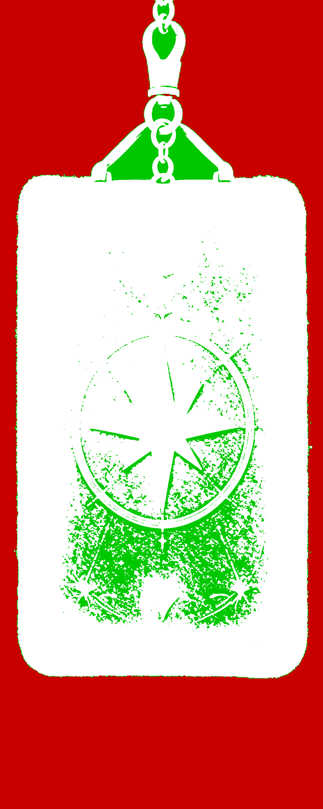
#> input picture yida-wardrobe/frontend/scripts/_dbg_dark_tarot.png, 323 x 809 px, given in place of light_tarot.png, which was not available
$ python process_upload_cards.py
#> lines starting #> are read from the running program, lines starting #| are printed output that depends on the picture; after the words box and inside, x2 and y2 are one past the last pixel; in counts of white or black regions, pixels touching at a corner belong together
#!/usr/bin/env python3
# -*- coding: utf-8 -*-
"""
process_upload_cards.py — 把豆包 AI 生成的悬挂卡图处理成透明底卡片资产。

来源: e:/Xian_open_Hacthon/outfit-mystic/web/assets/cards/{light,dark}_{tarot,social,identity,style,more}.png
      1295x3238 RGB 不透明底（light 浅底 / dark 近黑底），底部有死区与「豆包 AI 生成」水印。
去向: wardrobe-app/assets/cards/ 同名 10 张（透明底、宽约 400px、调色板压缩 PNG）。
旧图由 build_hanging_cards.py 生成、可再生，直接覆盖不备份。

管线（为什么这么做）:
  1. bg = 图像外圈 2px 环的中位数 —— 每张底色略有差异，逐图取样不写死。
  2. soft_alpha = smoothstep(t_lo, t_hi, d)，d = 与 bg 的 RGB 欧氏距离（算 d 前 RGB 预模糊压底噪）。
     用软阈值而非硬阈值：light_social 牌面与底色几乎同色（d≈8.8），硬阈值会把牌面吃掉。
  3. 塌洞填充：洪水只走非实心像素（从图像边界进），到不了的非实心区域 = 被描金边/链条
     封环包住的牌面内部 → α=1。描金边 d≈120（实心）封环挡洪水，是牌面存活的关键。
     洪水跑在 1/4 尺寸掩膜上（块内任一实心即视为实心 = 保守防漏），纯 numpy/python，无 scipy。
  4. α 轻微高斯羽化消锯齿，低于 0.06 的残余归零（干净透明边）。
  5. 裁切：行/列按 α>0.25 覆盖率 ≥1% 取『最大连续段』为内容主体——底部水印被 400+px 死区
     隔成独立短段，自动排除；bbox 外扩 4% 边距。
  6. 预乘 alpha 后 LANCZOS 缩到宽 400px，再反预乘（避免缩放黑/白边），调色板 256 色压缩（无抖动）。

依赖: 仅 PIL + numpy（环境无 scipy）。
用法: python scripts/process_upload_cards.py   （在 wardrobe-app/ 下执行，或任意 cwd）
"""

import sys
from collections import deque
from pathlib import Path

import numpy as np
from PIL import Image, ImageFilter

ROOT = Path(__file__).resolve().parents[2]
SRC = ROOT / "outfit-mystic" / "web" / "assets" / "cards"
DST = ROOT / "wardrobe-app" / "assets" / "cards"

NAMES = ["tarot", "social", "identity", "style", "more"]
# (t_lo, t_hi)：light 底浅、牌面 d≈8.8~17.5；dark 有暗角 d≈19.5，阈值整体上移
THEME_TH = {"light": (8.0, 35.0), "dark": (22.0, 45.0)}

FLOOD_SOLID_TH = 0.5   # 洪水挡板阈值（只影响塌洞，不影响输出 alpha）
HOLE_FILL = 1.0        # 被封环包住的内部 → 全不透明
FEATHER = 1.2          # 高斯羽化半径（全分辨率）
PRE_BLUR = 2.0         # 算 d 前对 RGB 预模糊（压制底噪，防软 α 盐噪）
ALPHA_FLOOR = 0.06     # α 下限清噪（羽化后低于此值归零，边缘干净）
RUN_TH = 0.01          # 行/列内容段的覆盖率下限（取最大连续段；水印被底部死区隔成更短的段，自动排除）
COV_ALPHA_TH = 0.25    # 覆盖率统计用的 alpha 下限（把暗角噪声 d≈10~20 的假内容挡掉）
MARGIN = 0.04          # bbox 外扩边距（相对 bbox 尺寸）
TARGET_W = 400
QUANTIZE = 256         # 调色板压缩（软光晕渐变在 120px 显示尺寸下无可见损失）
NO_DITHER = getattr(Image, "Dither", Image).NONE  # 抖动会在软 α 上产生盐噪，关闭
FLOOD_SCALE = 4        # 洪水掩膜降采样倍率


def smoothstep(t_lo, t_hi, d):
    x = np.clip((d - t_lo) / (t_hi - t_lo), 0.0, 1.0)
    return x * x * (3.0 - 2.0 * x)


def edge_bg_color(arr):
    ring = np.concatenate([
        arr[:2].reshape(-1, 3), arr[-2:].reshape(-1, 3),
        arr[:, :2].reshape(-1, 3), arr[:, -2:].reshape(-1, 3),
    ])
    return np.median(ring, axis=0)


def enclosed_holes(solid):
    """在 1/4 尺寸掩膜上从边界洪水（只走非实心），返回全尺寸的『被包围内部』掩膜。"""
    h, w = solid.shape
    sh, sw = (h + FLOOD_SCALE - 1) // FLOOD_SCALE, (w + FLOOD_SCALE - 1) // FLOOD_SCALE
    pad = np.zeros((sh * FLOOD_SCALE, sw * FLOOD_SCALE), dtype=bool)
    pad[:h, :w] = solid
    blocked = pad.reshape(sh, FLOOD_SCALE, sw, FLOOD_SCALE).any(axis=(1, 3))  # 任一实心即挡

    outside = np.zeros((sh, sw), dtype=bool)
    q = deque()

    def push(y, x):
        if not blocked[y, x] and not outside[y, x]:
            outside[y, x] = True
            q.append((y, x))

    for x in range(sw):
        push(0, x)
        push(sh - 1, x)
    for y in range(sh):
        push(y, 0)
        push(y, sw - 1)
    while q:
        y, x = q.popleft()
        if y > 0:
            push(y - 1, x)
        if y + 1 < sh:
            push(y + 1, x)
        if x > 0:
            push(y, x - 1)
        if x + 1 < sw:
            push(y, x + 1)

    outside_full = np.repeat(np.repeat(outside, FLOOD_SCALE, axis=0), FLOOD_SCALE, axis=1)[:h, :w]
    return (~outside_full) & (~solid)


def largest_run(flags):
    """最大的连续 True 段 (start, end)。"""
    best = (0, 0)
    i, n = 0, len(flags)
    while i < n:
        if flags[i]:
            j = i
            while j < n and flags[j]:
                j += 1
            if j - i > best[1] - best[0]:
                best = (i, j)
            i = j
        else:
            i += 1
    return best


def content_bbox(alpha):
    cov = alpha > COV_ALPHA_TH
    y0, y1 = largest_run(cov.mean(axis=1) >= RUN_TH)
    x0, x1 = largest_run(cov[y0:y1].mean(axis=0) >= RUN_TH)
    if y1 <= y0 or x1 <= x0:
        return 0, 0, alpha.shape[1], alpha.shape[0]
    my = int((y1 - y0) * MARGIN)
    mx = int((x1 - x0) * MARGIN)
    return max(0, x0 - mx), max(0, y0 - my), min(alpha.shape[1], x1 + mx), min(alpha.shape[0], y1 + my)


def resize_premultiplied(rgb, alpha, target_w):
    h, w = alpha.shape
    target_h = max(1, round(h * target_w / w))
    a3 = alpha[..., None]
    pm = Image.fromarray(np.clip(rgb * a3, 0, 255).astype(np.uint8), "RGB")
    am = Image.fromarray(np.clip(alpha * 255, 0, 255).astype(np.uint8), "L")
    pm_r = np.asarray(pm.resize((target_w, target_h), Image.LANCZOS), dtype=np.float64) / 255.0
    a_r = np.asarray(am.resize((target_w, target_h), Image.LANCZOS), dtype=np.float64) / 255.0
    safe = np.maximum(a_r, 1e-6)[..., None]
    rgb_r = np.clip(pm_r / safe * 255.0, 0, 255)
    return rgb_r, a_r


def process(theme, name):
    src = SRC / f"{theme}_{name}.png"
    img = Image.open(src).convert("RGB")
    arr = np.asarray(img, dtype=np.float64)
    h, w = arr.shape[:2]

    bg = edge_bg_color(arr)
    arr_b = np.asarray(
        Image.fromarray(arr.astype(np.uint8)).filter(ImageFilter.GaussianBlur(PRE_BLUR)),
        dtype=np.float64,
    )
    d = np.sqrt(((arr_b - bg) ** 2).sum(axis=2))
    t_lo, t_hi = THEME_TH[theme]
    alpha = smoothstep(t_lo, t_hi, d)

    holes = enclosed_holes(alpha > FLOOD_SOLID_TH)
    alpha[holes] = HOLE_FILL

    am = Image.fromarray(np.clip(alpha * 255, 0, 255).astype(np.uint8), "L")
    am = am.filter(ImageFilter.GaussianBlur(FEATHER))
    alpha = np.asarray(am, dtype=np.float64) / 255.0
    alpha[alpha < ALPHA_FLOOR] = 0.0

    x0, y0, x1, y1 = content_bbox(alpha)
    rgb = arr[y0:y1, x0:x1]
    alpha = alpha[y0:y1, x0:x1]

    rgb_r, a_r = resize_premultiplied(rgb, alpha, TARGET_W)
    out = np.dstack([rgb_r, np.clip(a_r * 255, 0, 255)]).astype(np.uint8)
    dst = DST / f"{theme}_{name}.png"
    rgba = Image.fromarray(out, "RGBA")
    if QUANTIZE:
        rgba = rgba.quantize(colors=QUANTIZE, method=Image.FASTOCTREE, dither=NO_DITHER)
    rgba.save(dst, "PNG", optimize=True)
    return dst, (x1 - x0, y1 - y0), (a_r.shape[1], a_r.shape[0]), int(holes.sum()), dst.stat().st_size


def main():
    DST.mkdir(parents=True, exist_ok=True)
    total = 0
    for theme in ("light", "dark"):
        for name in NAMES:
            dst, crop, out_wh, holes, kb = process(theme, name)
#> in process, img is the input picture: PIL image 323x809 RGB; mean R, G, B 210.9, 145.5, 128.8
#> in process, `bg = edge_bg_color(arr)`: bg = [200, 0, 0]
#> in enclosed_holes, `pad[:h, :w] = solid`:
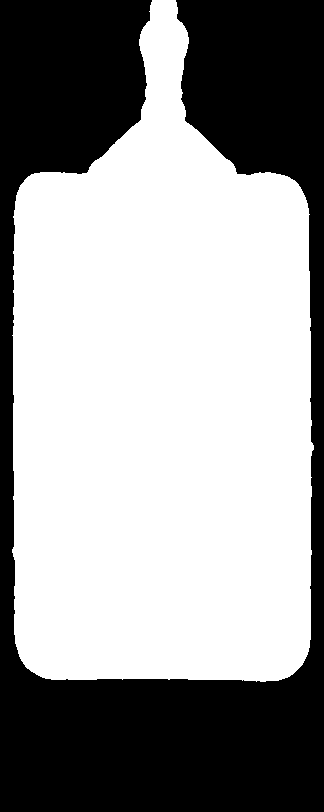
#> pad: shape (812, 324) bool; 60.5% white; 1 black region, box (x1, y1, x2, y2) and area: (0, 0, 324, 812) 103822
#> in enclosed_holes, `blocked = pad.reshape(sh, FLOOD_SCALE, sw, FLOOD_SCALE).any(axis=(1, 3))`: blocked: shape (203, 81) bool; 61.6% white; 1 black region, box (x1, y1, x2, y2) and area: (0, 0, 81, 203) 6309
#> in enclosed_holes, `return (~outside_full) & (~solid)`:
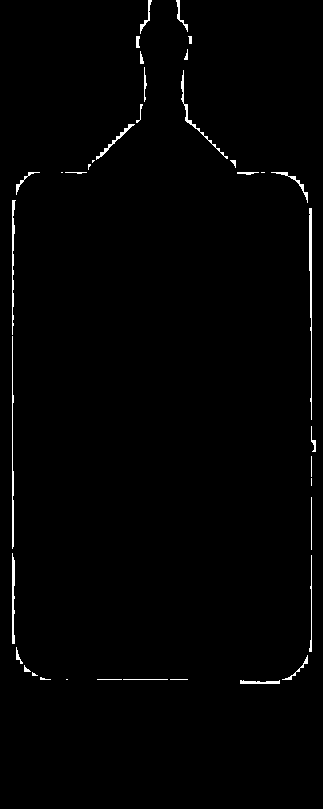
#> returned value: shape (809, 323) bool; 1.1% white in thin lines or dots, all inside (x1, y1, x2, y2) = (12, 0, 316, 684)
#> in process, `alpha[holes] = HOLE_FILL`: alpha: shape (809, 323) float64; min 0, max 1, mean 0.62
#> in process, `alpha[alpha < ALPHA_FLOOR] = 0.0`: alpha: shape (809, 323) float64; min 0, max 1, mean 0.62
#> in content_bbox, `cov = alpha > COV_ALPHA_TH`:
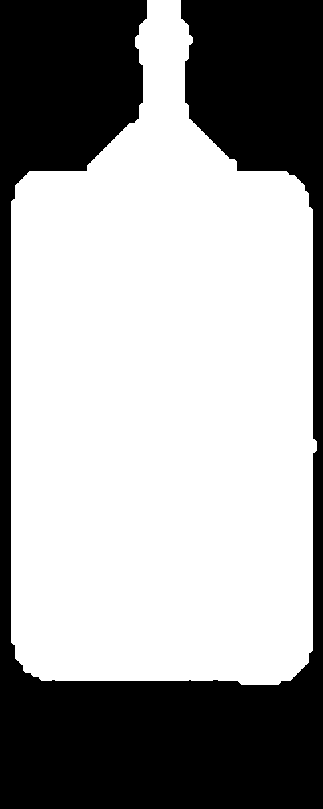
#> cov: shape (809, 323) bool; 62.7% white; 1 black region, box (x1, y1, x2, y2) and area: (0, 0, 323, 809) 97380
#> in largest_run, `i, n = 0, len(flags)`: i = 0; n = 809
#> the loop in largest_run, `while i < n:` made 125 passes
#> best on pass 1: (0, 685)
#> after the loop in largest_run, `while i < n:`: j = 685
#> in content_bbox, `y0, y1 = largest_run(cov.mean(axis=1) >= RUN_TH)`: y0 = 0; y1 = 685
#> the loop in largest_run (call 2), `while i < n:` made 18 passes
#> i on pass 12: 317
#> i on passes 1 to 6: 1, 2, 3, 4, 5, 6
#> in content_bbox, `x0, x1 = largest_run(cov[y0:y1].mean(axis=0) >= RUN_TH)`: x0 = 11; x1 = 317
#> in content_bbox, `my = int((y1 - y0) * MARGIN)`: my = 27
#> in content_bbox, `mx = int((x1 - x0) * MARGIN)`: mx = 12
#> in process, `x0, y0, x1, y1 = content_bbox(alpha)`: x0 = 0; x1 = 323; y1 = 712
#> in process, `rgb = arr[y0:y1, x0:x1]`:
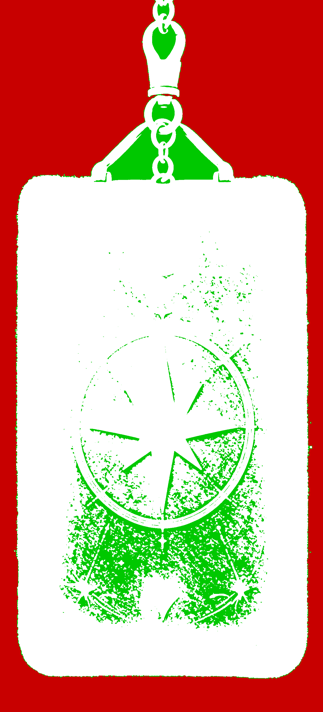
#> rgb: shape (712, 323, 3) float64; mean R, G, B 212.4, 165.3, 146.3
#> in process, `alpha = alpha[y0:y1, x0:x1]`:
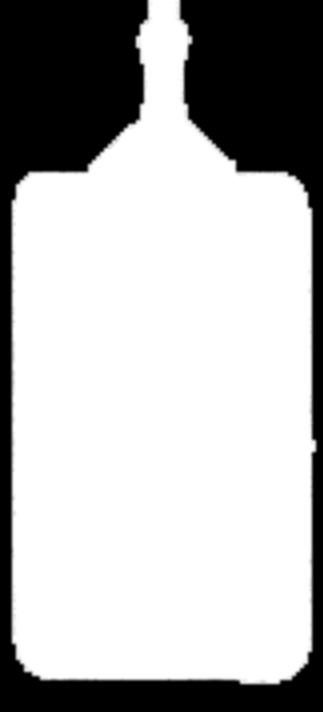
#> alpha: shape (712, 323) float64; min 0, max 1, mean 0.704
#> in resize_premultiplied, `rgb_r = np.clip(pm_r / safe * 255.0, 0, 255)`:
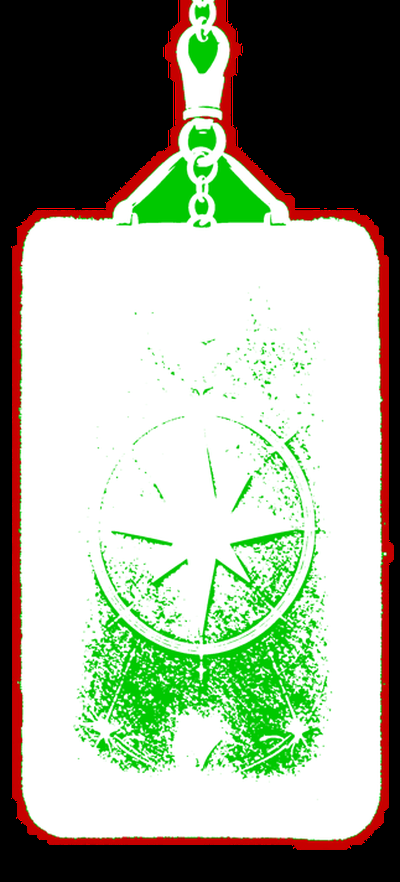
#> rgb_r: shape (882, 400, 3) float64; mean R, G, B 157.3, 165.3, 146.2
#> in process, `out = np.dstack([rgb_r, np.clip(a_r * 255, 0, 255)]).astype(np.uint8)`:
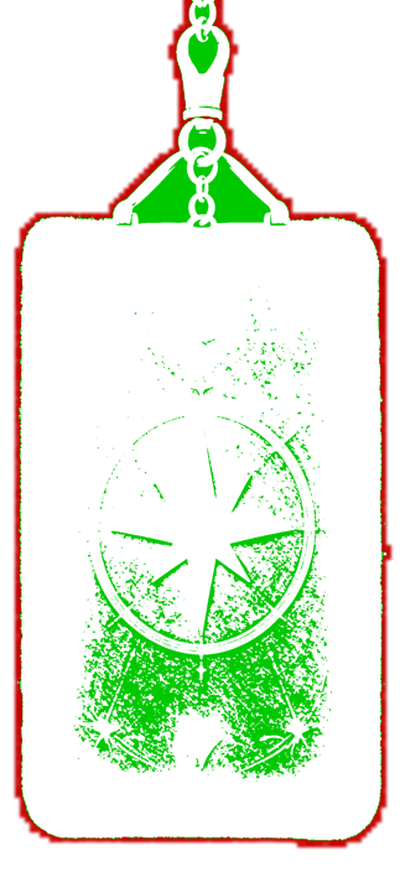
#> out: shape (882, 400, 4); mean R, G, B, A 157.3, 165.3, 146.2, 179.6; transparent parts drawn white
#> crop = (323, 712); out_wh = (400, 882); holes = 2878; kb = 35906
            total += kb
#> total = 35906
            print(f"{theme}_{name}: crop={crop[0]}x{crop[1]} -> {out_wh[0]}x{out_wh[1]}  holes={holes}px  {kb // 1024}KB  {dst}")
#| light_tarot: crop=323x712 -> 400x882  holes=2878px  35KB  yida-wardrobe/wardrobe-app/assets/cards/light_tarot.png
    print(f"total = {total // 1024}KB")
    return 0


if __name__ == "__main__":
#> (the run stopped early here; a loop or call above may not have finished)
